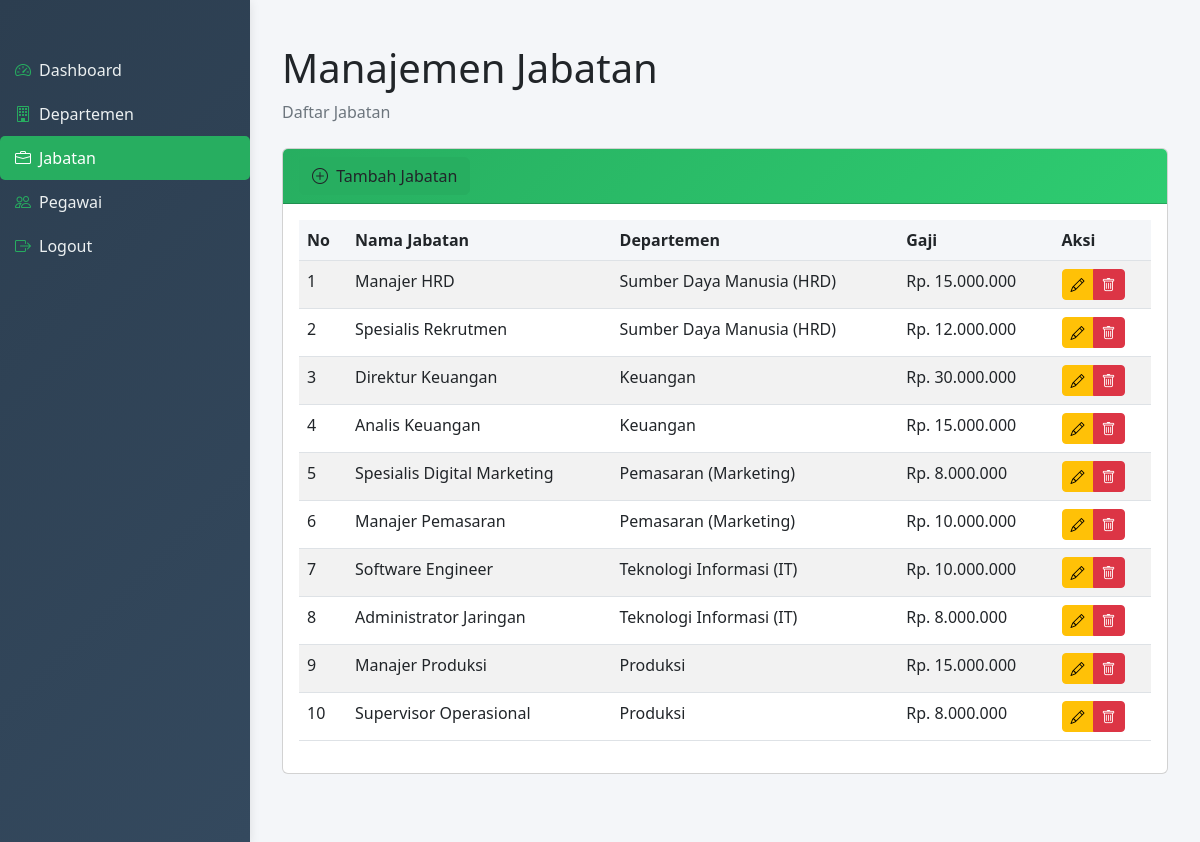
Page /admin/jabatan.php (signed in) on the committed database.
### tables this page shows
CREATE TABLE `jabatan` (
  `id_jabatan` int(11) NOT NULL,
  `nama_jabatan` varchar(100) DEFAULT NULL,
  `id_departemen` int(11) DEFAULT NULL,
  `gaji` decimal(10,2) DEFAULT NULL
);

CREATE TABLE `departemen` (
  `id_departemen` int(11) NOT NULL,
  `nama_departemen` varchar(100) DEFAULT NULL
);

### admin/jabatan.php (the view, shortened to what this page needs)
<?php
include('../config/koneksi.php');
$activePage = 'jabatan';
include('view/header.php');
$query = "SELECT jabatan.*, departemen.nama_departemen
          FROM jabatan
          JOIN departemen ON jabatan.id_departemen = departemen.id_departemen";
$result = mysqli_query($koneksi, $query);
?>
<main class="content">
    <div class="container-fluid">
        <div class="row">
            <div class="col-12">
                <h1 class="mt-4">Manajemen Jabatan</h1>
                <ol class="breadcrumb mb-4">
                    <li class="breadcrumb-item active">Daftar Jabatan</li>
                </ol>
            </div>
        </div>
        <div class="card mb-4">
            <div class="card-header" style="background: linear-gradient(135deg, #27ae60, #2ecc71);">
                <button type="button" class="btn btn-tambah" data-bs-toggle="modal" data-bs-target="#tambahJabatanModal">
                    <i class="bi bi-plus-circle me-1"></i> Tambah Jabatan
                </button>
            </div>
            <div class="card-body">
                <table class="table table-striped table-hover">
                    <thead>
                        <tr>
                            <th>No</th>
                            <th>Nama Jabatan</th>
                            <th>Departemen</th>
                            <th>Gaji</th>
                            <th>Aksi</th>
                        </tr>
                    </thead>
                    <tbody>
                        <?php $no = 1; while($row = mysqli_fetch_assoc($result)): ?>
                        <tr>
                            <td><?= $no++ ?></td>
                            <td><?= htmlspecialchars($row['nama_jabatan']) ?></td>
                            <td><?= htmlspecialchars($row['nama_departemen']) ?></td>
                            <td>Rp. <?= number_format($row['gaji'], 0, ',', '.') ?></td>
                            <td>
                                <div class="btn-group" role="group">
                                    <a href="#" class="btn btn-warning btn-sm"
                                       data-bs-toggle="modal"
                                       data-bs-target="#editJabatanModal<?= $row['id_jabatan'] ?>">
                                        <i class="bi bi-pencil"></i>
                                    </a>
                                    <a href="../proses/hapus_jabatan.php?id=<?= $row['id_jabatan'] ?>"
                                       class="btn btn-danger btn-sm"
                                       onclick="return confirm('Yakin ingin menghapus?')">
                                        <i class="bi bi-trash"></i>
                                    </a>
                                </div>
                            </td>
                        </tr>
                        <?php endwhile; ?>
                    </tbody>
                </table>
            </div>
        </div>
    </div>
</main>
<?php include('view/footer.php'); ?>

### admin/view/header.php (shortened to what this page needs)
<!DOCTYPE html>
<html lang="id">
<head>
    <link href="https://cdn.jsdelivr.net/npm/bootstrap@5.2.3/dist/css/bootstrap.min.css" rel="stylesheet">
    <link href="https://cdn.jsdelivr.net/npm/bootstrap-icons@1.10.0/font/bootstrap-icons.css" rel="stylesheet">
</head>
<body>
<div class="container-fluid">
    <div class="row">
        <nav class="col-md-2 d-md-block bg-light sidebar">
            <div class="position-sticky">
                <ul class="nav flex-column">
                    <li class="nav-item">
                        <a class="nav-link <?= $activePage == 'dashboard' ? 'active' : '' ?>" href="dashboard.php">
                            <i class="bi bi-speedometer2 me-2"></i>Dashboard
                        </a>
                    </li>
                    <li class="nav-item">
                        <a class="nav-link <?= $activePage == 'departemen' ? 'active' : '' ?>" href="departemen.php">
                            <i class="bi bi-building me-2"></i>Departemen
                        </a>
                    </li>
                    <li class="nav-item">
                        <a class="nav-link <?= $activePage == 'jabatan' ? 'active' : '' ?>" href="jabatan.php">
                            <i class="bi bi-briefcase me-2"></i>Jabatan
                        </a>
                    </li>
                    <li class="nav-item">
                        <a class="nav-link <?= $activePage == 'pegawai' ? 'active' : '' ?>" href="pegawai.php">
                            <i class="bi bi-people me-2"></i>Pegawai
                        </a>
                    </li>
                    <li class="nav-item">
                        <a class="nav-link" href="../proses/logout.php">
                            <i class="bi bi-box-arrow-right me-2"></i>Logout
                        </a>
                    </li>
                </ul>
            </div>
        </nav>

### admin/view/footer.php (shortened to what this page needs)
</body>
</html>

### admin/view/header.php (style rules this page uses)
body { min-height: 100vh; overflow-x: hidden; background-color: #f4f6f9; }
.sidebar { position: fixed; top: 0; bottom: 0; left: 0; z-index: 100; padding: 48px 0 0; box-shadow: 0 2px 10px rgba(0, 0,0, 0.1); width: 250px; background: linear-gradient(135deg, #2c3e50, #34495e); color: #ecf0f1; }
.sidebar .nav-link { font-weight: 500; color: #ecf0f1; transition: all 0.3s ease; padding: 10px 15px; }
.sidebar .nav-link.active { background-color: #27ae60; color: white; border-radius: 5px; }
.sidebar .nav-link i { margin-right: 10px; color: #27ae60; }
.sidebar .nav-link.active i { color: white; }
.content { margin-left: 250px; padding: 20px; width: calc(100% - 250px); }

### admin/jabatan.php (style rules this page uses)
.card-header { background: linear-gradient(135deg, #2c3e50, #34495e); color: white; }
.btn-tambah { background-color: #27ae60; border-color: #27ae60; transition: all 0.3s ease; }
.table thead { background-color: #f4f6f9; }

### rows in the picture
jabatan: nama_jabatan "Manajer HRD", id_departemen.nama_departemen "Sumber Daya Manusia (HRD)", gaji "15.000.000"
jabatan: nama_jabatan "Spesialis Rekrutmen", id_departemen.nama_departemen "Sumber Daya Manusia (HRD)", gaji "12.000.000"
jabatan: nama_jabatan "Direktur Keuangan", id_departemen.nama_departemen "Keuangan", gaji "30.000.000"
jabatan: nama_jabatan "Analis Keuangan", id_departemen.nama_departemen "Keuangan", gaji "15.000.000"
jabatan: nama_jabatan "Spesialis Digital Marketing", id_departemen.nama_departemen "Pemasaran (Marketing)", gaji "8.000.000"
jabatan: nama_jabatan "Manajer Pemasaran", id_departemen.nama_departemen "Pemasaran (Marketing)", gaji "10.000.000"
jabatan: nama_jabatan "Software Engineer", id_departemen.nama_departemen "Teknologi Informasi (IT)", gaji "10.000.000"
jabatan: nama_jabatan "Administrator Jaringan", id_departemen.nama_departemen "Teknologi Informasi (IT)", gaji "8.000.000"
jabatan: nama_jabatan "Manajer Produksi", id_departemen.nama_departemen "Produksi", gaji "15.000.000"
jabatan: nama_jabatan "Supervisor Operasional", id_departemen.nama_departemen "Produksi", gaji "8.000.000"
